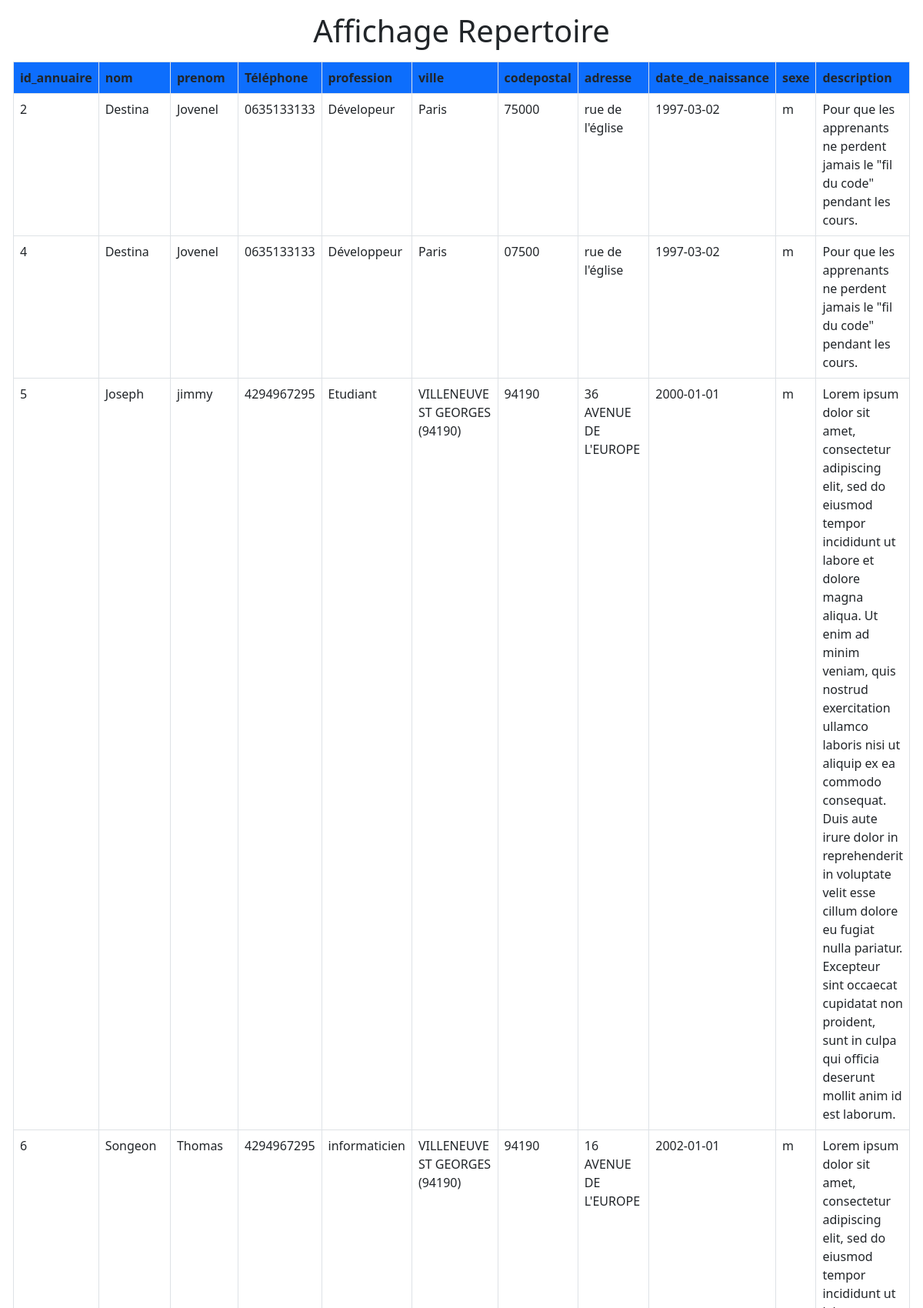
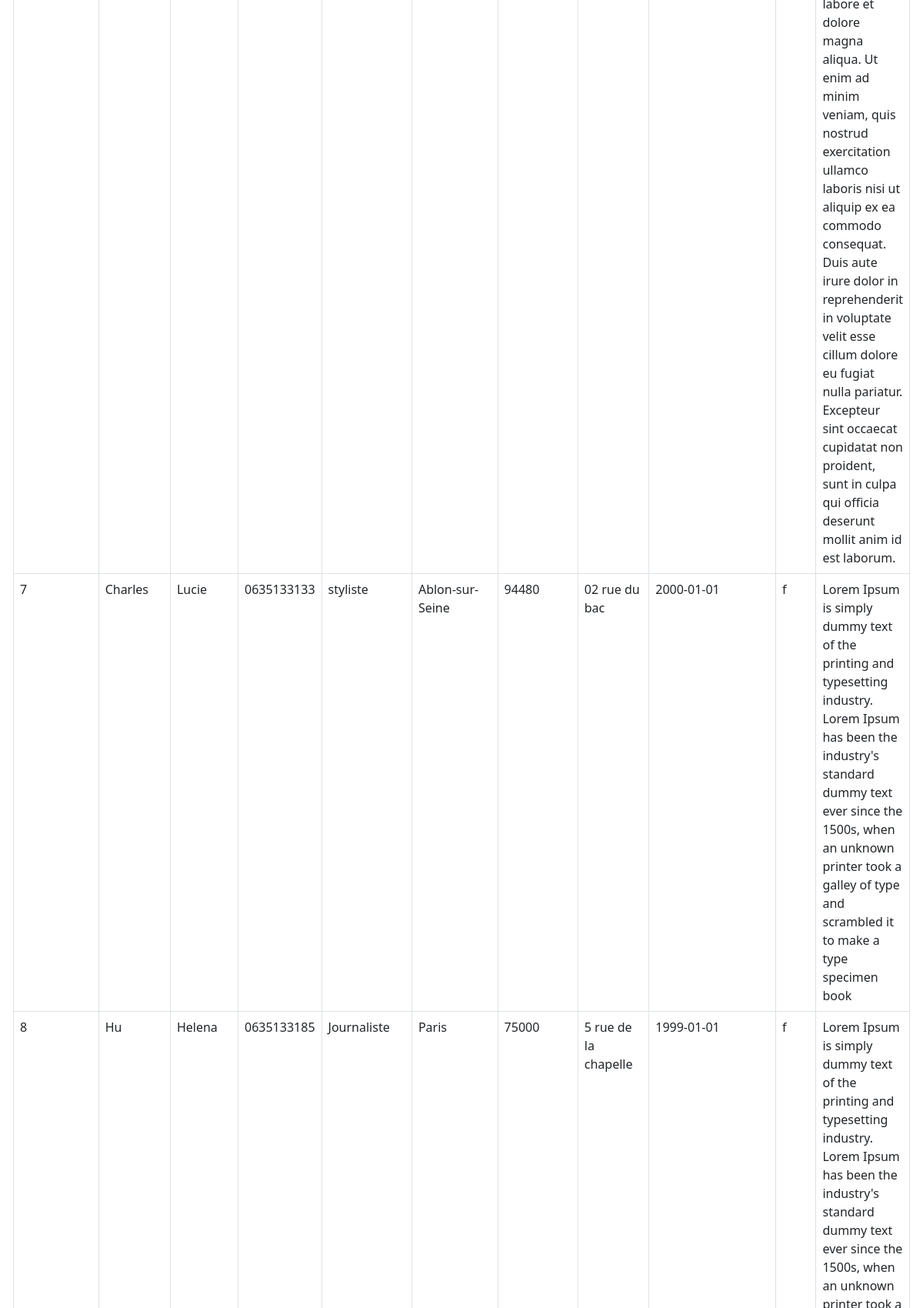
The app's page /affichage.php (upper part) with its own data (2 pictures, top to bottom).
### tables this page shows
CREATE TABLE `annuaire` (
  `id_annuaire` int(3) NOT NULL,
  `nom` varchar(30) NOT NULL,
  `prenom` varchar(30) NOT NULL,
  `telephone` int(10) UNSIGNED ZEROFILL NOT NULL,
  `profession` varchar(30) NOT NULL,
  `ville` varchar(30) NOT NULL,
  `codepostal` int(5) UNSIGNED ZEROFILL NOT NULL,
  `adresse` varchar(30) NOT NULL,
  `date_de_naissance` date NOT NULL,
  `sexe` enum('m','f') NOT NULL,
  `description` text NOT NULL
);

### affichage.php (the view, shortened to what this page needs)
<?php
$host = 'mysql:host=localhost;dbname=repertoire';
$login = 'root';
$password = '';
$options = array(
    PDO::ATTR_ERRMODE => PDO::ERRMODE_WARNING,
    PDO::MYSQL_ATTR_INIT_COMMAND => 'SET NAMES utf8'
);
$pdo = new PDO($host, $login, $password, $options);
?>
<!DOCTYPE html>
<html lang="en">
<head>
    <link href="https://cdn.jsdelivr.net/npm/bootstrap@5.1.3/dist/css/bootstrap.min.css" rel="stylesheet">
</head>
<body>
<h1 class="mt-3 text-center">Affichage Repertoire</h1>
    <?php $resultat = $pdo->query("SELECT * FROM annuaire"); ?>
    <table class="table table-bordered container mt-3">
        <tr class="bg-primary">
            <th>id_annuaire</th>
            <th>nom</th>
            <th>prenom</th>
            <th>Téléphone</th>
            <th>profession</th>
            <th>ville</th>
            <th>codepostal</th>
            <th>adresse</th>
            <th>date_de_naissance</th>
            <th>sexe</th>
            <th>description</th>
        </tr>
        <?php
        while ($ligne = $resultat->fetch(PDO::FETCH_ASSOC)) {
            echo '<tr>';
            foreach ($ligne as $valeur) {
                echo '<td>' . $valeur . '</td>';
            }
            echo '</tr>';
        }
        ?>
    </table>
</body>
</html>

### records on screen
annuaire: id_annuaire "2", nom "Destina", prenom "Jovenel", telephone "0635133133", profession "Dévelopeur", ville "Paris", codepostal "75000", adresse "rue de l'église", date_de_naissance "1997-03-02", sexe "m", description "Pour que les apprenants ne perdent jamais le \"fil du code\" pendant les cours."
annuaire: id_annuaire "4", nom "Destina", prenom "Jovenel", telephone "0635133133", profession "Développeur", ville "Paris", codepostal "07500", adresse "rue de l'église", date_de_naissance "1997-03-02", sexe "m", description "Pour que les apprenants ne perdent jamais le \"fil du code\" pendant les cours."
annuaire: id_annuaire "5", nom "Joseph", prenom "jimmy", telephone "4294967295", profession "Etudiant", ville "VILLENEUVE ST GEORGES (94190)", codepostal "94190", adresse "36 AVENUE DE L'EUROPE", date_de_naissance "2000-01-01", sexe "m", description "Lorem ipsum dolor sit amet, consectetur adipiscing elit, sed do eiusmod tempor incididunt ut labore et dolore magna aliqua. Ut enim ad minim veniam, quis nostrud exercitation ullamco laboris nisi ut aliquip ex ea commodo consequat. Duis aute irure dolor in reprehenderit in voluptate velit esse cillum dolore eu fugiat nulla pariatur. Excepteur sint occaecat cupidatat non proident, sunt in culpa qui officia deserunt mollit anim id est laborum."
annuaire: id_annuaire "6", nom "Songeon", prenom "Thomas", telephone "4294967295", profession "informaticien", ville "VILLENEUVE ST GEORGES (94190)", codepostal "94190", adresse "16 AVENUE DE L'EUROPE", date_de_naissance "2002-01-01", sexe "m", description "Lorem ipsum dolor sit amet, consectetur adipiscing elit, sed do eiusmod tempor incididunt ut labore et dolore magna aliqua. Ut enim ad minim veniam, quis nostrud exercitation ullamco laboris nisi ut aliquip ex ea commodo consequat. Duis aute irure dolor in reprehenderit in voluptate velit esse cillum dolore eu fugiat nulla pariatur. Excepteur sint occaecat cupidatat non proident, sunt in culpa qui officia deserunt mollit anim id est laborum."
annuaire: id_annuaire "7", nom "Charles", prenom "Lucie", telephone "0635133133", profession "styliste", ville "Ablon-sur-Seine", codepostal "94480", adresse "02 rue du bac", date_de_naissance "2000-01-01", sexe "f", description "Lorem Ipsum is simply dummy text of the printing and typesetting industry. Lorem Ipsum has been the industry's standard dummy text ever since the 1500s, when an unknown printer took a galley of type and scrambled it to make a type specimen book"
annuaire: id_annuaire "8", nom "Hu", prenom "Helena", telephone "0635133185", profession "Journaliste", ville "Paris", codepostal "75000", adresse "5 rue de la chapelle", date_de_naissance "1999-01-01", sexe "f"
